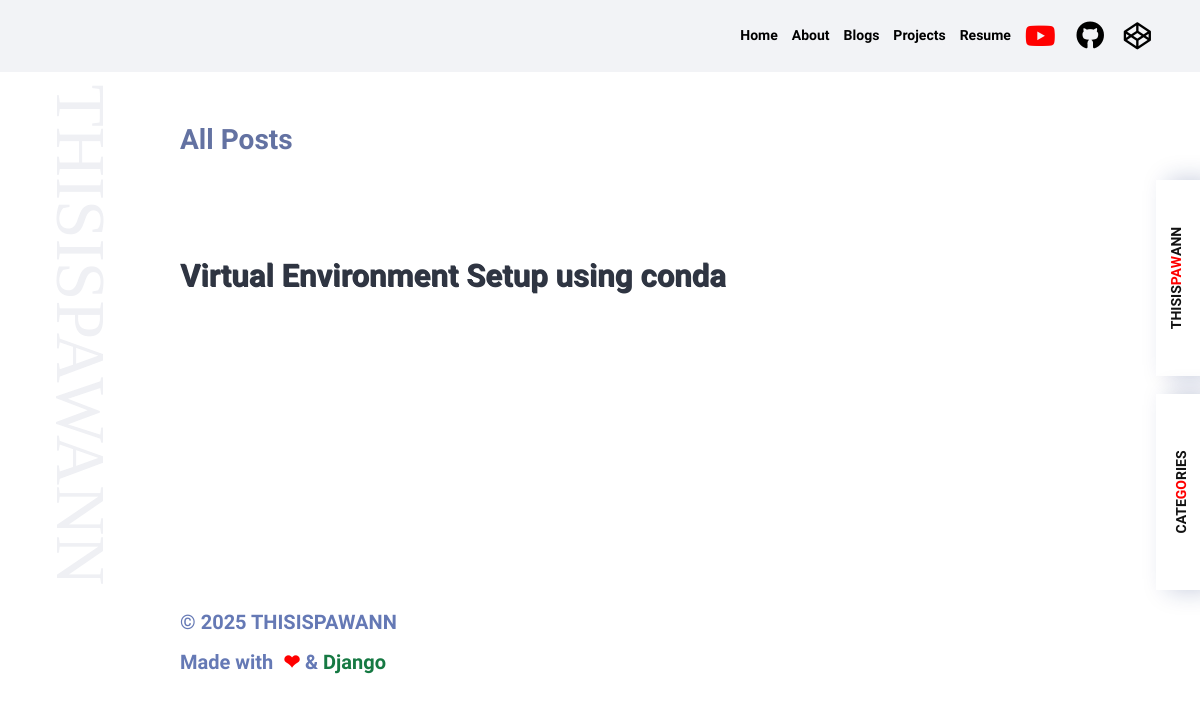
Page /allEntries/ on the earlier database version.
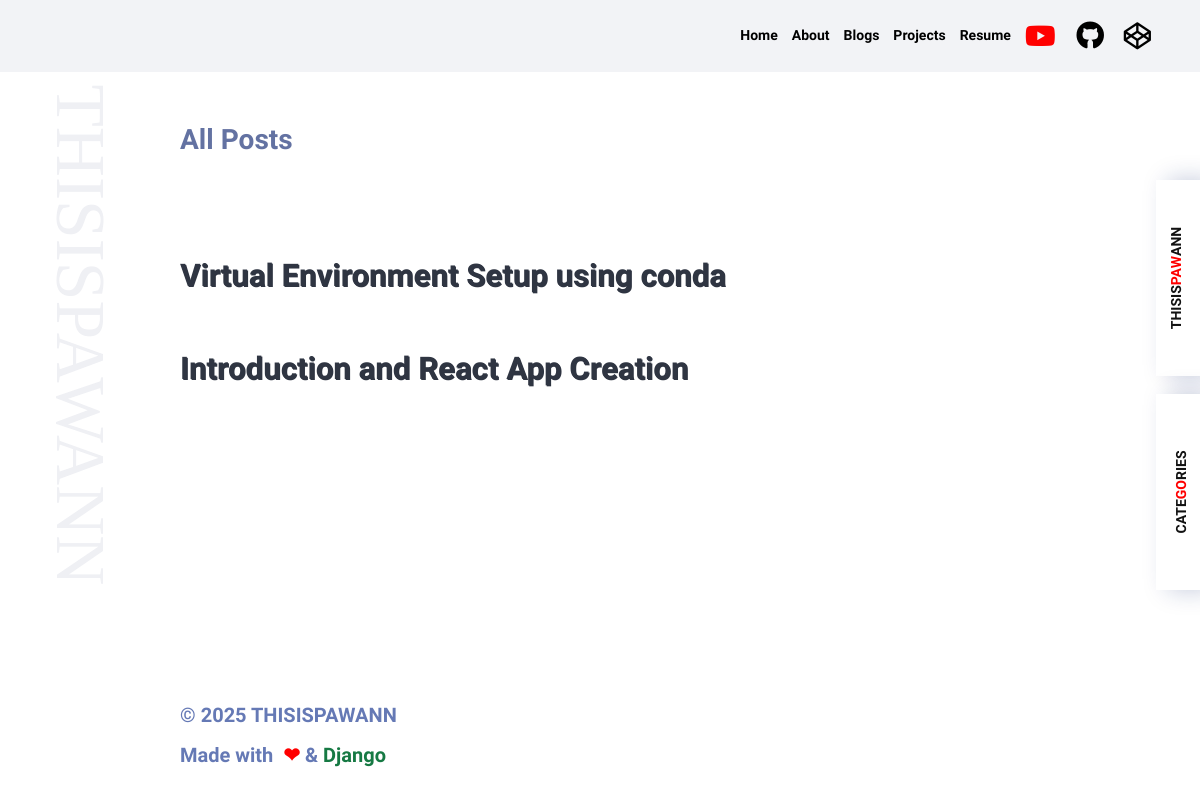
Same page on the later database version.
### posts/models.py (models this page shows, shortened)
class Post(models.Model):
    class NewManager(models.Manager):
        def get_queryset(self):
            return super().get_queryset() .filter(status='published')
    options = (
        ('draft', 'Draft'),
        ('published', 'Published'),
    )
    title = models.CharField(max_length=255)
    category = models.ForeignKey(Category, on_delete=models.PROTECT, default=1)
    slug = models.SlugField(max_length=255, unique_for_date='publish')
    publish = models.DateTimeField(auto_now_add=True)
    author = models.ForeignKey(User, on_delete=models.CASCADE, related_name='blog_posts')
    content = models.TextField(null=True, blank=True)
    status = models.CharField(max_length=255, choices=options, default='draft')
    objects = models.Manager() #default manager
    newmanager = NewManager() #custom manager
    class Meta:
        ordering = ('publish',) # change to -publish to descending order
    def get_absolute_url(self):
        return reverse('PostDetail', args=[self.slug])

### posts/views.py (the view)
# urls.py: path('allEntries/', AllEntries, name='AllEntries'),
def AllEntries(request):
    all_posts = Post.newmanager.all() #collected all data from post model
    return render(request, 'allEntries.html', {'posts': all_posts})

### posts/views.py (called while the page is built)
def category_list(request):
    category_list = Category.objects.exclude(name='default')
    context = {
        "category_list": category_list,
    }
    return context

### templates/allEntries.html (shortened to what this page needs)
{% extends 'base.html' %} {% load static %}  {% block body %}
  <nav class="menu" data-scroll-section-inview="">
    <h1 class="menu__item-h1 post">
      All Posts
    </h1>
    {% for post in posts %}
    <a href="{{post.get_absolute_url}}" class="text-dark menu__item">
      <span class="menu__item-text"
        ><span class="menu__item-textinner" style="transform: translate(0px, 0px)"
          ><span>{{post.title}}</span></span
        ></span
      >
    </a>
    {% endfor %}
  </nav>
{% endblock%}

Differences in the rows shown:
added Post: title "Introduction and React App Creation"
